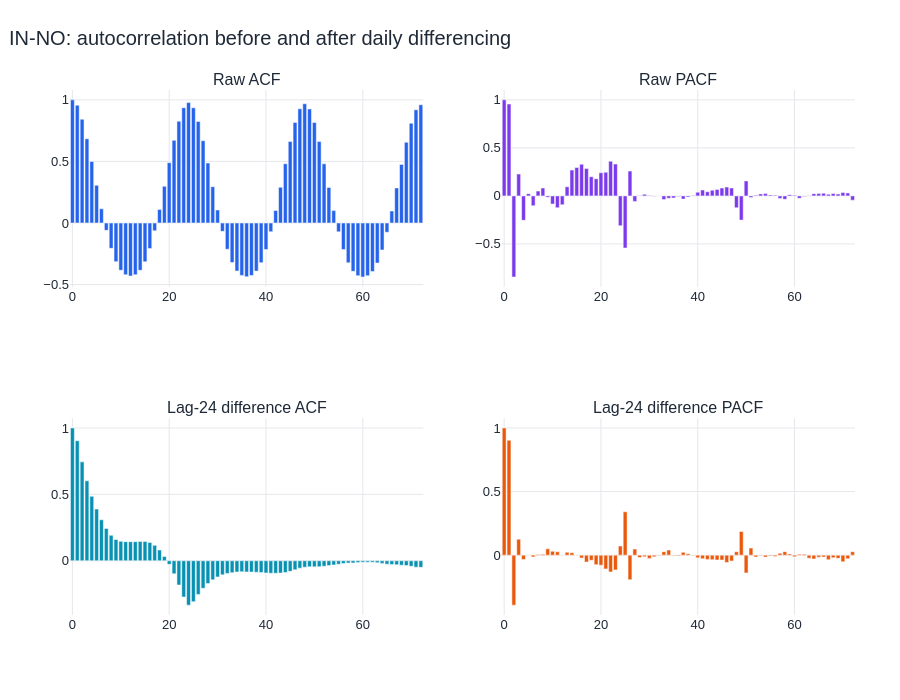

Source (notebook cell):
### Markdown cell above
## 7. ACF and PACF analysis

*Measure how strongly the present depends on earlier hours*

The charts use the latest year and 72 lags. This is enough to show three daily cycles while keeping the calculation responsive.

### Code cell
sample = data["carbon"].iloc[-365 * 24:]
sample_diff = sample.diff(24).dropna()
lag_count = 72
raw_acf, raw_pacf = acf(sample, nlags=lag_count, fft=True), pacf(sample, nlags=lag_count, method="ywm")
diff_acf, diff_pacf = acf(sample_diff, nlags=lag_count, fft=True), pacf(sample_diff, nlags=lag_count, method="ywm")
lags = np.arange(lag_count + 1)
fig = make_subplots(rows=2, cols=2,
                    subplot_titles=("Raw ACF", "Raw PACF", "Lag-24 difference ACF", "Lag-24 difference PACF"))
for values, row, col, color in [
    (raw_acf, 1, 1, "#2563eb"), (raw_pacf, 1, 2, "#7c3aed"),
    (diff_acf, 2, 1, "#0891b2"), (diff_pacf, 2, 2, "#ea580c")]:
    fig.add_trace(go.Bar(x=lags, y=values, marker_color=color, showlegend=False), row=row, col=col)
fig.update_layout(height=700, title=f"{REGION}: autocorrelation before and after daily differencing")
show_chart(fig)

display(Markdown(
    f"Raw correlation at lag 24 is **{raw_acf[24]:.3f}**. After daily differencing it becomes "
    f"**{diff_acf[24]:.3f}**. Strong lag-24 structure supports seasonal models, while the faster decay after differencing "
    "supports ARIMA-style short-memory modelling on the transformed series."
))

### Figure 1 — Plotly figure (JSON) as saved in the notebook; plotly's stock layout.template omitted (floating-point values rounded to 4 significant figures)
{"data": [{"marker": {"color": "#2563eb"}, "showlegend": false, "type": "bar", "x": [0, 1, 2, 3, 4, 5, 6, 7, 8, 9, 10, 11, 12, 13, 14, 15, 16, 17, 18, 19, 20, 21, 22, 23, 24, 25, 26, 27, 28, 29, 30, 31, 32, 33, 34, 35, 36, 37, 38, 39, 40, 41, 42, 43, 44, 45, 46, 47, 48, 49, 50, 51, 52, 53, 54, 55, 56, 57, 58, 59, 60, 61, 62, 63, 64, 65, 66, 67, 68, 69, 70, 71, 72], "xaxis": "x", "y": [1.0, 0.9563, 0.8424, 0.6839, 0.4998, 0.3059, 0.1154, -0.05951, -0.2058, -0.3143, -0.3837, -0.4195, -0.4301, -0.4197, -0.3842, -0.3153, -0.2077, -0.06283, 0.1102, 0.2986, 0.4899, 0.6711, 0.8262, 0.9364, 0.9776, 0.9354, 0.8243, 0.6684, 0.4867, 0.2947, 0.1058, -0.06771, -0.2128, -0.3206, -0.3896, -0.4254, -0.4361, -0.4258, -0.3905, -0.322, -0.215, -0.07066, 0.102, 0.29, 0.4812, 0.6621, 0.817, 0.9269, 0.9681, 0.9262, 0.8159, 0.661, 0.4802, 0.289, 0.1009, -0.07171, -0.2161, -0.3233, -0.3922, -0.428, -0.4387, -0.4286, -0.3935, -0.3254, -0.2188, -0.07499, 0.09721, 0.2848, 0.4755, 0.6559, 0.8101, 0.9193, 0.9601], "yaxis": "y"}, {"marker": {"color": "#7c3aed"}, "showlegend": false, "type": "bar", "x": [0, 1, 2, 3, 4, 5, 6, 7, 8, 9, 10, 11, 12, 13, 14, 15, 16, 17, 18, 19, 20, 21, 22, 23, 24, 25, 26, 27, 28, 29, 30, 31, 32, 33, 34, 35, 36, 37, 38, 39, 40, 41, 42, 43, 44, 45, 46, 47, 48, 49, 50, 51, 52, 53, 54, 55, 56, 57, 58, 59, 60, 61, 62, 63, 64, 65, 66, 67, 68, 69, 70, 71, 72], "xaxis": "x2", "y": [1.0, 0.9563, -0.8447, 0.2272, -0.254, 0.02325, -0.103, 0.04989, 0.08183, -0.01529, -0.08506, -0.123, -0.09244, 0.0949, 0.2691, 0.2952, 0.33, 0.285, 0.2003, 0.1792, 0.2408, 0.2459, 0.3613, 0.3316, -0.3106, -0.5424, 0.2582, -0.05715, 0.001038, 0.01653, 0.003625, -0.004946, -1.955e-05, -0.03859, -0.02531, -0.02112, -0.006986, -0.03327, -0.0128, 0.003789, 0.03886, 0.06167, 0.04286, 0.05885, 0.06755, 0.08198, 0.09214, 0.08262, -0.1235, -0.252, 0.1562, -0.01607, 0.006639, 0.021, 0.02369, 0.01029, 0.006797, -0.02674, -0.03574, 0.01287, 0.006901, -0.02533, -0.006528, 0.002681, 0.0235, 0.02421, 0.02697, 0.01778, 0.02428, 0.01986, 0.03488, 0.02994, -0.04438], "yaxis": "y2"}, {"marker": {"color": "#0891b2"}, "showlegend": false, "type": "bar", "x": [0, 1, 2, 3, 4, 5, 6, 7, 8, 9, 10, 11, 12, 13, 14, 15, 16, 17, 18, 19, 20, 21, 22, 23, 24, 25, 26, 27, 28, 29, 30, 31, 32, 33, 34, 35, 36, 37, 38, 39, 40, 41, 42, 43, 44, 45, 46, 47, 48, 49, 50, 51, 52, 53, 54, 55, 56, 57, 58, 59, 60, 61, 62, 63, 64, 65, 66, 67, 68, 69, 70, 71, 72], "xaxis": "x3", "y": [1.0, 0.9038, 0.7449, 0.602, 0.4852, 0.3891, 0.3086, 0.243, 0.192, 0.1603, 0.1464, 0.1441, 0.1438, 0.1439, 0.1457, 0.1457, 0.138, 0.116, 0.08079, 0.03275, -0.02692, -0.09833, -0.1824, -0.273, -0.3343, -0.3078, -0.2537, -0.2074, -0.1715, -0.1432, -0.1215, -0.1061, -0.09553, -0.08935, -0.08454, -0.08301, -0.08401, -0.08482, -0.08592, -0.0883, -0.09191, -0.09351, -0.09404, -0.09268, -0.08836, -0.07973, -0.0679, -0.05575, -0.04818, -0.04515, -0.04583, -0.04459, -0.0409, -0.03643, -0.03139, -0.02578, -0.02071, -0.01717, -0.01607, -0.01382, -0.01088, -0.01033, -0.01113, -0.01412, -0.0198, -0.02574, -0.02861, -0.0306, -0.03284, -0.03608, -0.0416, -0.04794, -0.04972], "yaxis": "y3"}, {"marker": {"color": "#ea580c"}, "showlegend": false, "type": "bar", "x": [0, 1, 2, 3, 4, 5, 6, 7, 8, 9, 10, 11, 12, 13, 14, 15, 16, 17, 18, 19, 20, 21, 22, 23, 24, 25, 26, 27, 28, 29, 30, 31, 32, 33, 34, 35, 36, 37, 38, 39, 40, 41, 42, 43, 44, 45, 46, 47, 48, 49, 50, 51, 52, 53, 54, 55, 56, 57, 58, 59, 60, 61, 62, 63, 64, 65, 66, 67, 68, 69, 70, 71, 72], "xaxis": "x4", "y": [1.0, 0.9038, -0.3932, 0.1251, -0.03489, -0.002225, -0.01355, 0.005637, 0.006233, 0.04985, 0.03058, 0.02627, -0.001991, 0.02294, 0.0192, -0.003283, -0.02285, -0.05469, -0.0399, -0.07517, -0.0787, -0.1079, -0.1316, -0.1159, 0.07205, 0.3412, -0.193, 0.04772, -0.01906, -0.01264, -0.0256, -0.01341, -0.005443, 0.0277, 0.03992, -0.004683, -0.005773, 0.02248, 0.01022, -0.003965, -0.02095, -0.02822, -0.03402, -0.03558, -0.03823, -0.03826, -0.05734, -0.04596, 0.0269, 0.1865, -0.1393, 0.05533, -0.01478, -0.005315, -0.01527, -0.006452, -0.0102, 0.01524, 0.02772, 0.009916, -0.01198, 0.007927, 0.008067, -0.02422, -0.03053, -0.0156, -0.01464, -0.03549, -0.02044, -0.02506, -0.05246, -0.02846, 0.02699], "yaxis": "y4"}], "layout": {"annotations": [{"font": {"size": 16}, "showarrow": false, "text": "Raw ACF", "x": 0.225, "xanchor": "center", "xref": "paper", "y": 1.0, "yanchor": "bottom", "yref": "paper"}, {"font": {"size": 16}, "showarrow": false, "text": "Raw PACF", "x": 0.775, "xanchor": "center", "xref": "paper", "y": 1.0, "yanchor": "bottom", "yref": "paper"}, {"font": {"size": 16}, "showarrow": false, "text": "Lag-24 difference ACF", "x": 0.225, "xanchor": "center", "xref": "paper", "y": 0.375, "yanchor": "bottom", "yref": "paper"}, {"font": {"size": 16}, "showarrow": false, "text": "Lag-24 difference PACF", "x": 0.775, "xanchor": "center", "xref": "paper", "y": 0.375, "yanchor": "bottom", "yref": "paper"}], "autosize": true, "font": {"color": "#1f2937", "family": "Arial, sans-serif", "size": 13}, "height": 700, "hoverlabel": {"font": {"size": 13}}, "margin": {"b": 85, "l": 70, "r": 45, "t": 90}, "title": {"font": {"size": 20}, "text": "IN-NO: autocorrelation before and after daily differencing", "x": 0.01, "xanchor": "left"}, "xaxis": {"anchor": "y", "automargin": true, "domain": [0.0, 0.45], "gridcolor": "#e5e7eb", "showgrid": true}, "xaxis2": {"anchor": "y2", "automargin": true, "domain": [0.55, 1.0], "gridcolor": "#e5e7eb", "showgrid": true}, "xaxis3": {"anchor": "y3", "automargin": true, "domain": [0.0, 0.45], "gridcolor": "#e5e7eb", "showgrid": true}, "xaxis4": {"anchor": "y4", "automargin": true, "domain": [0.55, 1.0], "gridcolor": "#e5e7eb", "showgrid": true}, "yaxis": {"anchor": "x", "automargin": true, "domain": [0.625, 1.0], "gridcolor": "#e5e7eb", "showgrid": true, "zeroline": false}, "yaxis2": {"anchor": "x2", "automargin": true, "domain": [0.625, 1.0], "gridcolor": "#e5e7eb", "showgrid": true, "zeroline": false}, "yaxis3": {"anchor": "x3", "automargin": true, "domain": [0.0, 0.375], "gridcolor": "#e5e7eb", "showgrid": true, "zeroline": false}, "yaxis4": {"anchor": "x4", "automargin": true, "domain": [0.0, 0.375], "gridcolor": "#e5e7eb", "showgrid": true, "zeroline": false}}}
